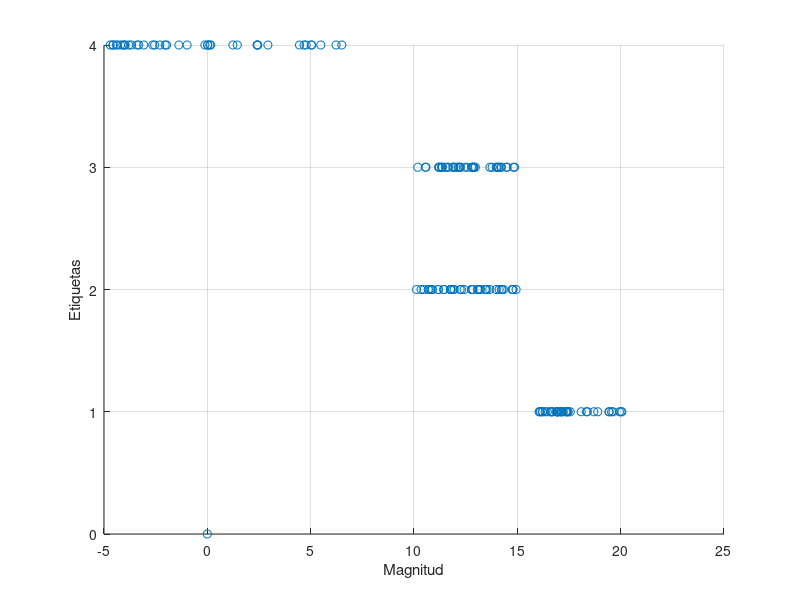

MATLAB code to generate this figure: (Note: this script raises an error after producing the figure.)
clc
clear all
close all
warning off all
%se leen los datos del dataset
datos = csvread('6 class csv2.csv');
%se acomodan
datos = sortrows(datos,5);
[m,n]=size(datos);
pruebass = csvread('pruebas2.csv');
xpruebas = pruebass(:,:)'; 
y = zeros(m,1);
%Creamos el vector de etiquetas y
y = datos(:,5);
%Se crea la matriz de los vectores de caracteristicas x
x = datos(:,1:4)';
xT = x';
hold on
grid on
scatter(x(4,:),y(:,1),'go',MarkerFaceColor='g')
xlabel('Magnitud')
ylabel('Etiquetas')
%Se buscan los indices que no tengan etiqueta 1 o 2 y los que tengan
%etiqueta 1 o 2, esto para juntar dos clases, la 1 con 2 y la 3 con 4
indices = ~ismember(y, [1, 2]);
indices2 = ismember(y,[1, 2]);
%se cambian las etiquetas de acuerdo a los indices que obtuvimos
y(indices) = -1;
y(indices2) = 1;

%Creacion del vector inicial w con valores random
w0 = randn(4,1);
%Epsilon inicial
ep = 1;
%Se usa el mismo alfa de la practica anterior
alfa = 0.000001;
%Contador para ver el numero de iteraciones
count = 0;

%Se realiza el proceso del gradiente descendiente
while ep > 1e-6
    grad = calcGrad(x,y,w0);
    wn = w0 - alfa*grad;
    ep = sqrt((wn-w0)'*(wn-w0));
    w0 = wn;
    count = count+1;    
end
fprintf('Iteraciones %d\n', count)
test = prueba(xpruebas,wn);

%FUNCIONES A USAR
%Se hace una funcion para calcular el gradiente, esta se manda a llamar en
%cada iteracion del proceso de gradiente descendiente
function gradiente = calcGrad(x, y, w)
    [m,n] = size(y);
    suma = 0;
    for i = 1:m
        arriba = -y(i)*x(:,i);
        abajo = 1 + exp(y(i)*w'*x(:,i));
        total = arriba/abajo;
        suma = suma + total;
    end
    gradiente =(1/m)*suma;
end

%Funcion para calcular la precision del modelo
function precision = prueba(xPrueba,wn)
    [n, m] = size(xPrueba);
    %Se hace la transpuesta del wn obtenido
    wT = wn';
    %Contador para llevar la cuenta de predicciones correctas
    correcto = 0;
    %Se ira recorriendo los vectores de prueba 
    for i =1:m
        %Se calcula la hipotesis y si es mayor a cero y ademas su etiqueta
        %es 1 o 2 se considera como correcta, si es menor a 0 la hipotesis
        %y ademas su etiqueta es 3 o 4 entonces se considera como correcta
        h = wT*xPrueba(1:4,i)
        if h > 0 && (xPrueba(5,i) ==1 || xPrueba(5,i) ==2)
            correcto = correcto+1;
        elseif h < 0 && (xPrueba(5,i) ==3 || xPrueba(5,i) ==4)
            correcto = correcto+1;
        end
    end
    precision = 100*(correcto/m)
    fprintf('El modelo obtuvo una precision del %d%% en los datos de prueba\n',precision)
end
    
